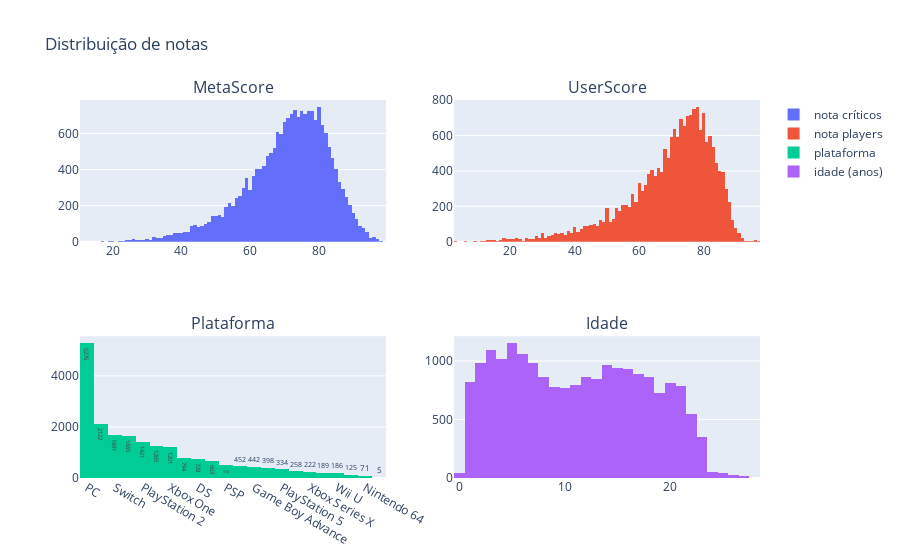

Notebook cell for this chart:
### Markdown cell above
Distribuição de valores

### Code cell
fig = make_subplots(rows=2, cols=2, subplot_titles=(
    "MetaScore", "UserScore", "Plataforma", "Idade"))

fig.add_trace(
    go.Histogram(x=df['metascore'], name="nota críticos"),
    row=1, col=1
)

fig.add_trace(
    go.Histogram(x=df['user_score'], name="nota players"),
    row=1, col=2
)

fig.add_trace(
    go.Histogram(x=df['platform'], name="plataforma",texttemplate="%{y}", textfont_size=8),
    row=2, col=1
).update_xaxes(categoryorder='total descending')

fig.add_trace(
    go.Histogram(x=df['age'].astype(np.float64), name="idade (anos)"),
    row=2, col=2
).update_xaxes(categoryorder='total descending')


fig.update_layout(title_text="Distribuição de notas")
fig.show()

### Figure 1 — Plotly figure (JSON) as saved in the notebook; plotly's stock layout.template omitted (floating-point values rounded to 4 significant figures; data arrays with more than 128 entries replaced by an {"elided": "..."} marker saying what was removed)
{"data": [{"name": "nota críticos", "type": "histogram", "x": {"elided": "20022 int values"}, "xaxis": "x", "yaxis": "y"}, {"name": "nota players", "type": "histogram", "x": {"elided": "20022 int values"}, "xaxis": "x2", "yaxis": "y2"}, {"name": "plataforma", "textfont": {"size": 8}, "texttemplate": "%{y}", "type": "histogram", "x": {"elided": "20022 str values"}, "xaxis": "x3", "yaxis": "y3"}, {"name": "idade (anos)", "type": "histogram", "x": {"elided": "20022 int values"}, "xaxis": "x4", "yaxis": "y4"}], "layout": {"annotations": [{"font": {"size": 16}, "showarrow": false, "text": "MetaScore", "x": 0.225, "xanchor": "center", "xref": "paper", "y": 1, "yanchor": "bottom", "yref": "paper"}, {"font": {"size": 16}, "showarrow": false, "text": "UserScore", "x": 0.775, "xanchor": "center", "xref": "paper", "y": 1, "yanchor": "bottom", "yref": "paper"}, {"font": {"size": 16}, "showarrow": false, "text": "Plataforma", "x": 0.225, "xanchor": "center", "xref": "paper", "y": 0.375, "yanchor": "bottom", "yref": "paper"}, {"font": {"size": 16}, "showarrow": false, "text": "Idade", "x": 0.775, "xanchor": "center", "xref": "paper", "y": 0.375, "yanchor": "bottom", "yref": "paper"}], "title": {"text": "Distribuição de notas"}, "xaxis": {"anchor": "y", "categoryorder": "total descending", "domain": [0, 0.45]}, "xaxis2": {"anchor": "y2", "categoryorder": "total descending", "domain": [0.55, 1]}, "xaxis3": {"anchor": "y3", "categoryorder": "total descending", "domain": [0, 0.45]}, "xaxis4": {"anchor": "y4", "categoryorder": "total descending", "domain": [0.55, 1]}, "yaxis": {"anchor": "x", "domain": [0.625, 1]}, "yaxis2": {"anchor": "x2", "domain": [0.625, 1]}, "yaxis3": {"anchor": "x3", "domain": [0, 0.375]}, "yaxis4": {"anchor": "x4", "domain": [0, 0.375]}}}
